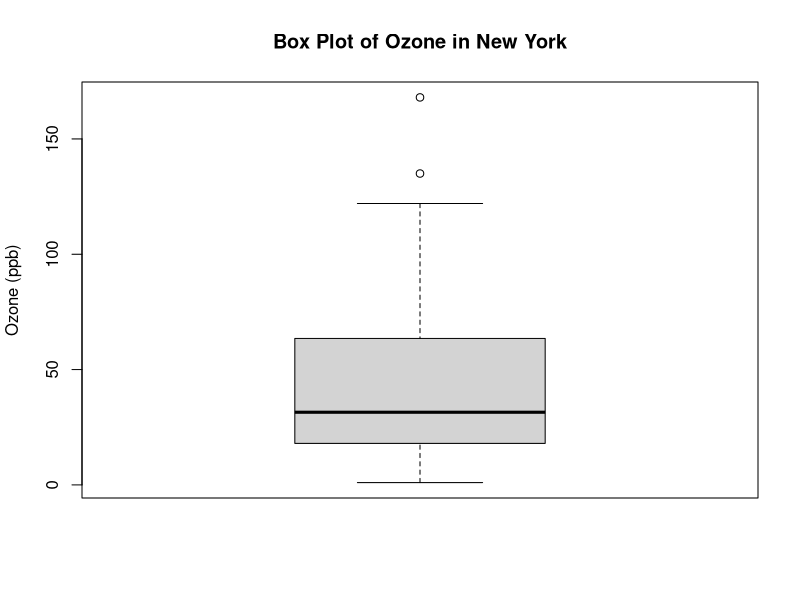
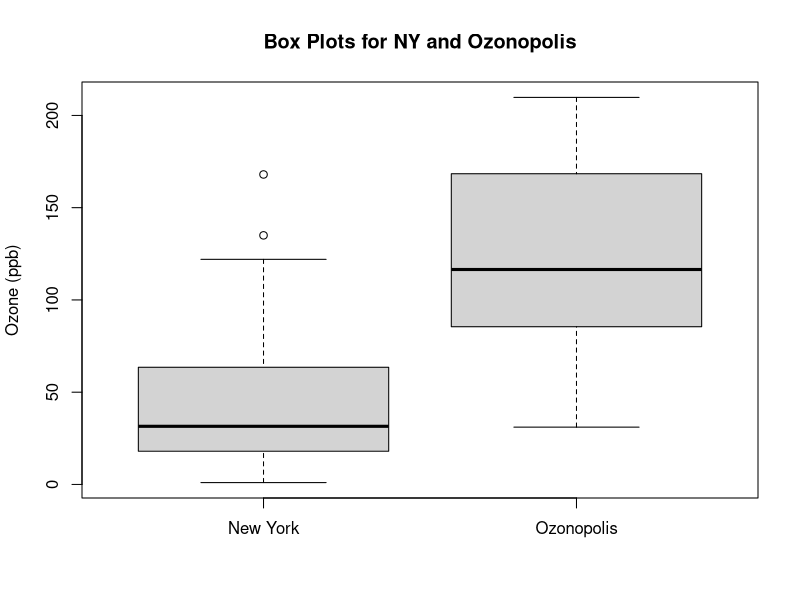
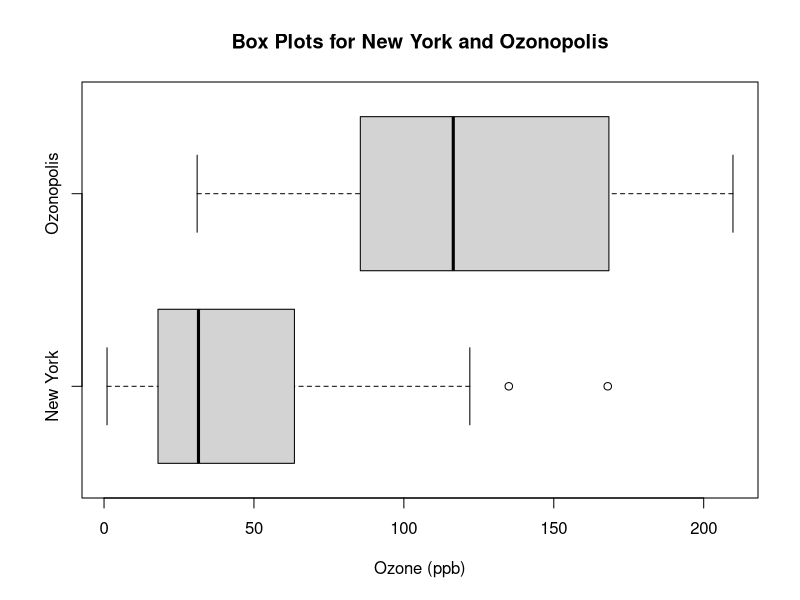
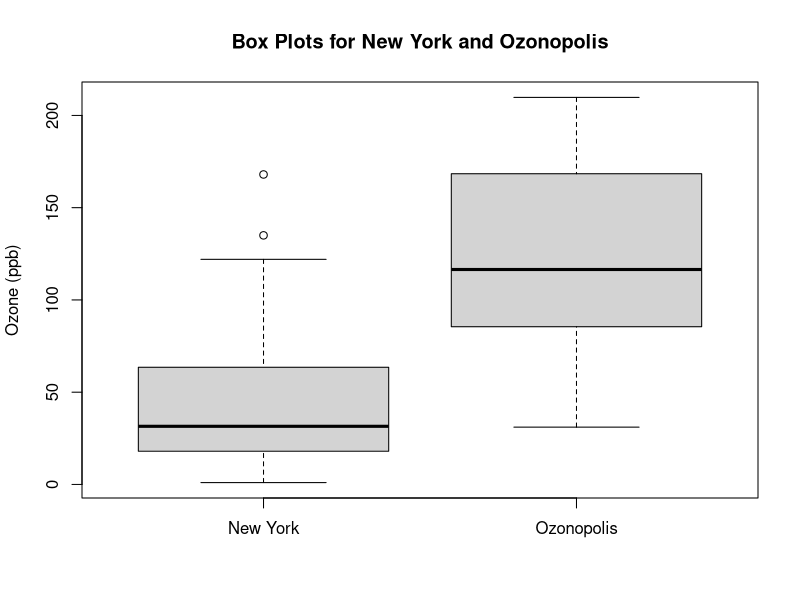
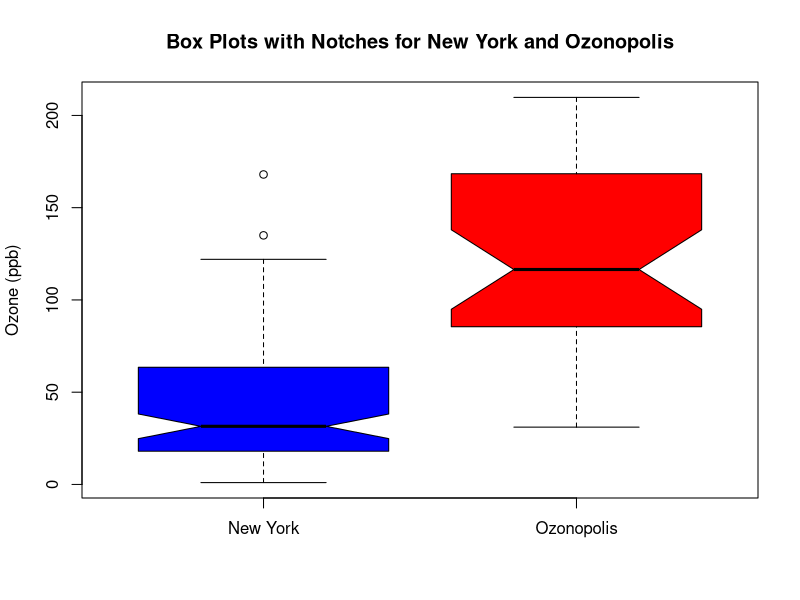

Here is the R script that generated these plots, in order:
## ---- chunk 1
ozone <- airquality$Ozone
boxplot(ozone, ylab= 'Ozone (ppb)', main= 'Box Plot of Ozone in New York')
## ---- chunk 2
summary(ozone)
fivenum(ozone)
## ---- chunk 3
set.seed(1)
mean.ozone <- mean(ozone, na.rm=TRUE)
var.ozone <- var(ozone, na.rm=TRUE)
n <- sum(is.na(ozone))
ozone2 <- rgamma(n, shape=mean.ozone^2 / var.ozone + 3, scale=var.ozone / mean.ozone + 3)
## ---- chunk 4
boxplot(ozone, ozone2, ylab='Ozone (ppb)', names=c('New York', 'Ozonopolis'), main='Box Plots for NY and Ozonopolis')

# Horizontal
boxplot(ozone, ozone2, xlab = 'Ozone (ppb)', names = c('New York', 'Ozonopolis'), main = 'Box Plots for New York and Ozonopolis', horizontal = T)
## ---- chunk 5
boxplot(ozone, ozone2, ylab = 'Ozone (ppb)', xaxt = 'n', main = 'Box Plots for New York and Ozonopolis')
axis(1, at = c(1, 2), labels = c('New York', 'Ozonopolis'))
## ---- chunk 6
boxplot(ozone, ozone2, notch = T, ylab = 'Ozone (ppb)', names = c('New York', 'Ozonopolis'), main = 'Box Plots with Notches for New York and Ozonopolis', col = c('blue', 'red'))

